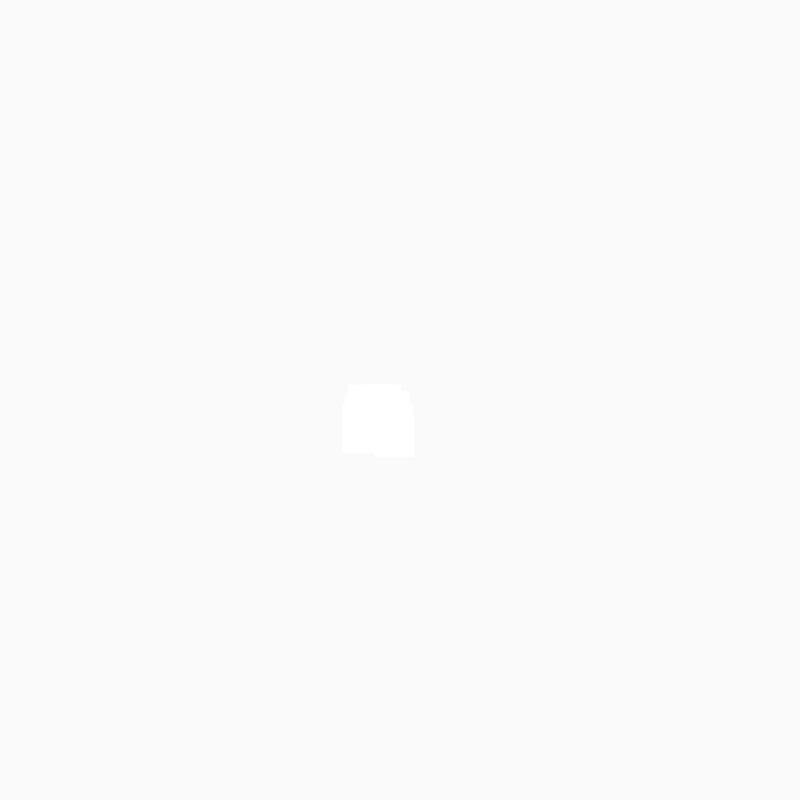
Frame 1 (no input)
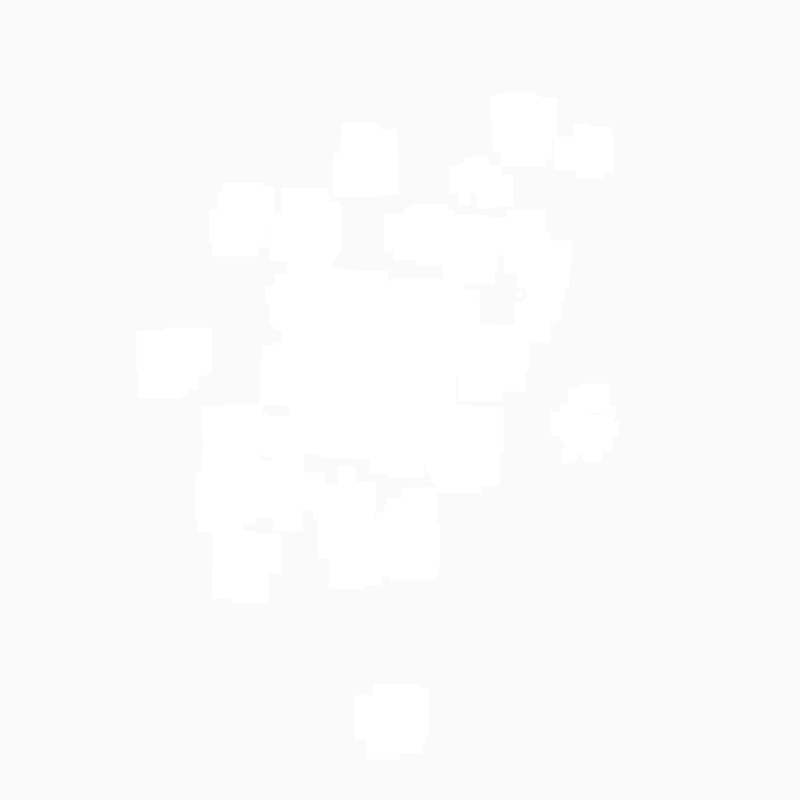
Frame 60 (the mouse pressed at the canvas centre just before this capture)
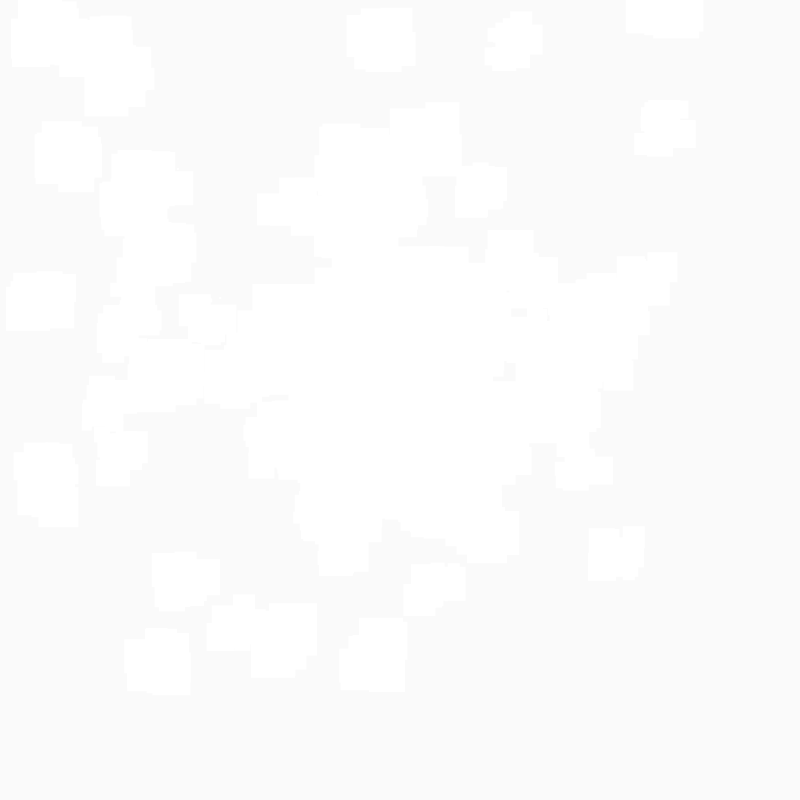
Frame 120 (the mouse held since frame 60 and released just before this capture)

The Processing sketch that drew these frames (run headless with seeded random() and noise(); from frame 60 on, the mouse is pressed at the canvas centre):

// Processing sketch: processing_141796
// ── processing_141796.pde

ArrayList clouds;

void setup() {
  size(800, 800);
  frameRate(10);
  smooth();
  clouds = new ArrayList();
}

void draw() {
  background(250,250,250);
  clouds.add(new Cloud());
  
  for (int i = 0; i < clouds.size(); i++){ 
    Cloud c = (Cloud) clouds.get(i);
      c .move();
      c .display();
  }
  
  if (clouds.size() > 250){
  clouds.remove(0);
  }
  
}

class Cloud{
float w; // width
float h; // height
float x = width /2; // x position
float y = height /2; // y position
float ranOp; // random opacity
float c; // color
float ranSep; // random seperation
float ranRed;
float ranGre;
float ranBlu;
  
  Cloud(){
  ranOp = random(1,10);
  ranRed = random(100,255);
  ranGre = 0;
  ranBlu = 0;
  //color changing
  if (ranRed <=150){
  ranRed = 255;
  ranGre = 255;
  ranBlu = 255;
  }else{
    ranRed = random(100,255);
    ranGre = 0;
    ranBlu = 0;
  }
  c = color(ranRed,ranBlu,ranGre, ranOp);
  ranSep = random(30,50);
  }
  

void display(){
  //movement speeds
  h = (int) constrain(x + random(-30, 30), 0, width); 
  w = (int) constrain(y + random(-30, 30), 0, height);
  fill(c);
  rectMode(CENTER);
  noStroke();
  
  for (int i = 0; i < ranSep; i = i+2){ // random cloud
  rect(random(-20,20)+x,random(-20,20)+y, i, i); // CLOUD
  
  x = h;
  y = w;
  }
  
} // Display Cloud


void move(){
  if (x>width-h || x<0+h || y>height-w || y<0+w) {
    h = width/2;
    w = height/2;
  }
}//move Cloud


}// class Cloud
